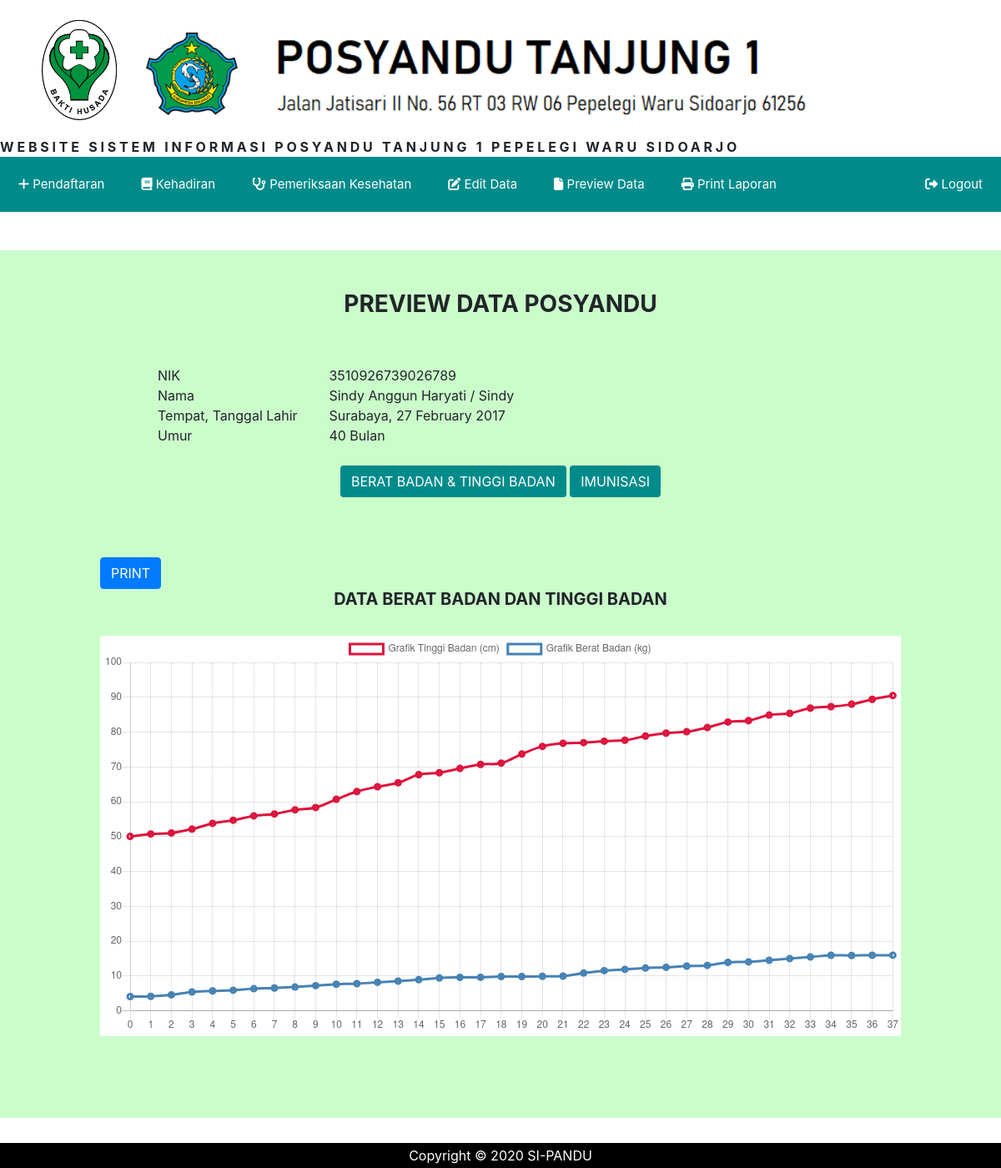
The app's page /previewdata.php?preview=1&nik=3510926739026789 with its own data.
### tables this page shows
CREATE TABLE `balita` (
  `nik` varchar(20) NOT NULL,
  `namalengkap` varchar(200) NOT NULL,
  `namapanggil` varchar(10) NOT NULL,
  `jk` varchar(10) NOT NULL,
  `tempat` varchar(100) NOT NULL,
  `tgllahir` date NOT NULL,
  `ayah` varchar(200) NOT NULL,
  `nikayah` varchar(20) NOT NULL,
  `ibu` varchar(200) NOT NULL,
  `nikibu` varchar(20) NOT NULL,
  `umurayah` int(3) NOT NULL,
  `umuribu` int(3) NOT NULL,
  `kerjaayah` varchar(100) NOT NULL,
  `kerjaibu` varchar(100) NOT NULL,
  `alamat` varchar(100) NOT NULL,
  `noayah` varchar(15) NOT NULL,
  `noibu` varchar(15) NOT NULL
);

### previewdata.php (the view, shortened to what this page needs)
<!DOCTYPE html>
<html>
<head>
    <link rel="stylesheet" type="text/css" href="style1.css">
    <link rel="stylesheet" href="https://stackpath.bootstrapcdn.com/bootstrap/4.1.3/css/bootstrap.min.css">
</head>
<body>
    <div id="container">
        <div id="header">
            <br>
            <img src="logo.png" width="140px" class="posyandu">
            <img src="waru.png" width="140px" class="waru">
            <img src="judul.png" width="700px" class="judul">
            <marquee bgcolor=#66CDAA><b>WEBSITE SISTEM INFORMASI POSYANDU TANJUNG 1 PEPELEGI WARU SIDOARJO</b></marquee>
            <nav>
                <ul>
                    <li><a href="daftarbalita.php" style="font-size: 15px;"><i class="fa fa-plus"></i> Pendaftaran</a>
                    </li>
                    <li><a href="kehadiran.php" style="font-size: 15px;"><i class="fa fa-book"></i> Kehadiran</a></li>
                    <li><a href="pemeriksaan.php" style="font-size: 15px;"><i class="fa fa-stethoscope"></i> Pemeriksaan Kesehatan</a>
                    </li>
                    <li><a href="edit.php" style="font-size: 15px;"><i class="fas fa-edit"></i> Edit Data</a></li>
                    <li><a href="preview.php" style="font-size: 15px;"><i class="fas fa-file"></i> Preview Data</a></li>
                    <li><a href="laporanbalita.php" style="font-size: 15px;"><i class="fas fa-print"></i> Print Laporan</a>
                    </li>
                    <li style="float: right;"><a href="index.php" style="font-size: 15px;"><i class="fas fa-sign-out-alt"></i> Logout</a></li>
                </ul>
            </nav>
        </div>
        <div id="isi" style="height:100%; width:100%; float:left; padding-top: 30px; padding-bottom: 30px;">
            <div style="background-color:rgba(152,251,152,0.5); height: 100%; padding-bottom: 50px;"><br><br>
                <?php
            if ($_GET['preview']==1) {
                include "koneksi.php";
                $nik=$_GET['nik'];
                $sql="SELECT * FROM balita WHERE nik='$nik'";
                $query=mysqli_query($conn, $sql);
                ?>
                <h3 style="text-align: center; font-weight: bold;">PREVIEW DATA POSYANDU</h3>
                <br><br>
                <?php
                while ($row=mysqli_fetch_array($query)) {
                    ?>
                    <table style="text-align: left; margin-left: 5cm;">
                        <tr>
                            <td>NIK</td>
                            <td style="padding-left: 1cm;"><?php echo $row['nik']; ?></td>
                        </tr>
                        <tr>
                            <td>Nama</td>
                            <td style="padding-left: 1cm;"><?php echo $row['namalengkap']." / ".$row['namapanggil']; ?></td>
                        </tr>
                        <tr>
                            <td>Tempat, Tanggal Lahir</td>
                            <td style="padding-left: 1cm;"><?php echo $row['tempat'].", ";
                                                            $tgl=$row['tgllahir'];
                                                            $ttl=date("d F Y",strtotime($tgl));
                                                            echo $ttl;?></td>
                        </tr>
                        <tr>
                            <td>Umur</td>
                            <td style="padding-left: 1cm;"><?php $date=date("Y-m-d");
                                $tgl=$row['tgllahir'];
                                $lahir=strtotime($tgl);
                                $now=strtotime($date);
                                $bln=(date("Y",$now)-date("Y",$lahir))*12;
                                $bln+= date("m",$now)-date("m",$lahir);
                                echo $bln."&nbspBulan";?></td>
                        </tr>
                    </table>
                    <?php
                }
                $nik=$_GET['nik'];
                    ?>
                <br>
                <center>
                <button type="submit" class="btn" style="background-color: #008B8B; color: white;" onclick="window.location.href='previewdata.php?preview=1&nik=<?php echo $nik;?>'">BERAT BADAN & TINGGI BADAN</button>
                <button type="submit" class="btn" style="background-color: #008B8B; color: white;" onclick="window.location.href='previewdataa.php?preview=1&nik=<?php echo $nik;?>'">IMUNISASI</button>
                </center>
                <br>
                <?php
                $sql= "SELECT * FROM cek WHERE nik='$nik' ORDER BY bulan ASC";
                $query = mysqli_query($conn,$sql);
                $cek = mysqli_num_rows($query);
                if ($cek > 0) {
                    while($row = mysqli_fetch_array($query)){
                        $berat[] = $row['berat'];
                        $tinggi[] = $row['tinggi'];
                        $bulan[]=$row['bulan'];
                    }
                    ?>
                    <br>
                    <br><button type="submit" class="btn btn-primary" style="margin-left: 10%;" onclick="window.print()">PRINT</button>
                    <h5 style="font-weight: bold; text-align: center;">DATA BERAT BADAN DAN TINGGI BADAN</h5>
                    <br>
                    <div style="background-color: white; margin-left: 10%; margin-right: 10%;">
                        <canvas id="Chart-line" style="width: 80%;"></canvas>
                    </div>
                    <br><br>
                    <?php
                }
                ?>
                <script>
                    var ctx = document.getElementById("Chart-line").getContext('2d');
                    var myChart = new Chart(ctx, {
                        type: 'line',
                        data: {
                            labels: <?php echo json_encode($bulan); ?>,
                            datasets: [{
                                label: 'Grafik Tinggi Badan (cm)',
                                data: <?php echo json_encode($tinggi); ?>,
                                backgroundColor: 'rgba(220, 20, 60, 0)',
                                borderColor: 'rgba(220, 20, 60,1)',
                                borderWidth: 3
                            }, {
                                label: 'Grafik Berat Badan (kg)',
                                data: <?php echo json_encode($berat); ?>,
                                backgroundColor: 'rgba(70, 130, 180, 0)',
                                borderColor: 'rgba(70, 130, 180,1)',
                                borderWidth: 3
                            }]
                        },
                        options: {
                            scales: {
                                yAxes: [{
                                    ticks: {
                                        beginAtZero:true
                                    }
                                }]
                            }
                        }
                    });
                </script>
                <?php
            }
            ?>
            </div>
        </div>
        <div id="footer">
            <font color="white">Copyright &#169; 2020 SI-PANDU</font>
        </div>
    </div>
</body>
</html>

### style1.css (style rules this page uses)
* { margin:0; padding:0; }
nav { margin:auto; text-align: center; width: 100%; position: relative; }
nav ul { background:#008B8B; padding: 0 0px; list-style: none; position: relative; display: inline-table; width: 100%; }
nav ul li { float:left; }
nav ul li a { display: block; padding: 22px; color: #fff; text-decoration: none; }
b { letter-spacing: 0.1cm; }
#container { width:100%; }
#footer { background-color:#000000; clear:both; text-align:center; line-height: 30px; margin-top: 50px; }
.posyandu { padding-left: 50px; padding-bottom: 20px; }
.waru { padding-left: 30px; padding-bottom: 10px; }
.judul { padding-bottom: 10px; padding-left: 20px; }

### records on screen
balita: nik "3510926739026789", namalengkap "Sindy Anggun Haryati", namapanggil "Sindy", tempat "Surabaya"

### other values on screen
chart data {{ json_encode($bulan) }} ["0","1","2","3","4","5","6","7","8","9","10","11","12","13","14","15","16","17","18","19","20","21","22","23","24","25","26","27","28","29","30","31","32","33","34","35","36","37"]
